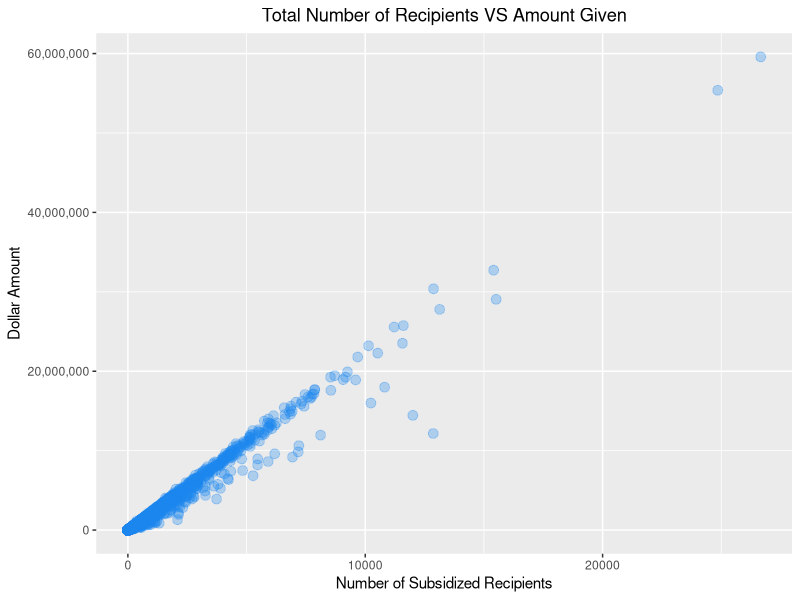

This figure's R source:
library(tidyverse)

dash <- read.csv(file = "data/dashboard_data.csv")


scatter_plot <- ggplot(data = dash) +
  geom_point(
    mapping = aes(x = Subsidized.Recipients,
                  y = Subsidized.Dollars.of.Disbursements),
    alpha = 0.3,
    size = 3,
    color = "dodgerblue2"
  ) +
  labs(y = "Dollar Amount", x = "Number of Subsidized Recipients",
       title = "Total Number of Recipients VS Amount Given") +
  scale_y_continuous(labels = scales::comma) +
  theme(plot.title = element_text(hjust = 0.5))
